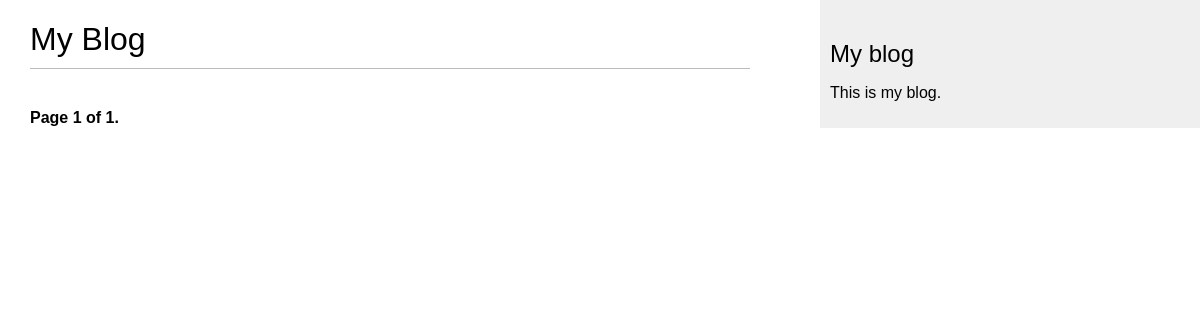
Page /blog/ on the earlier database version.
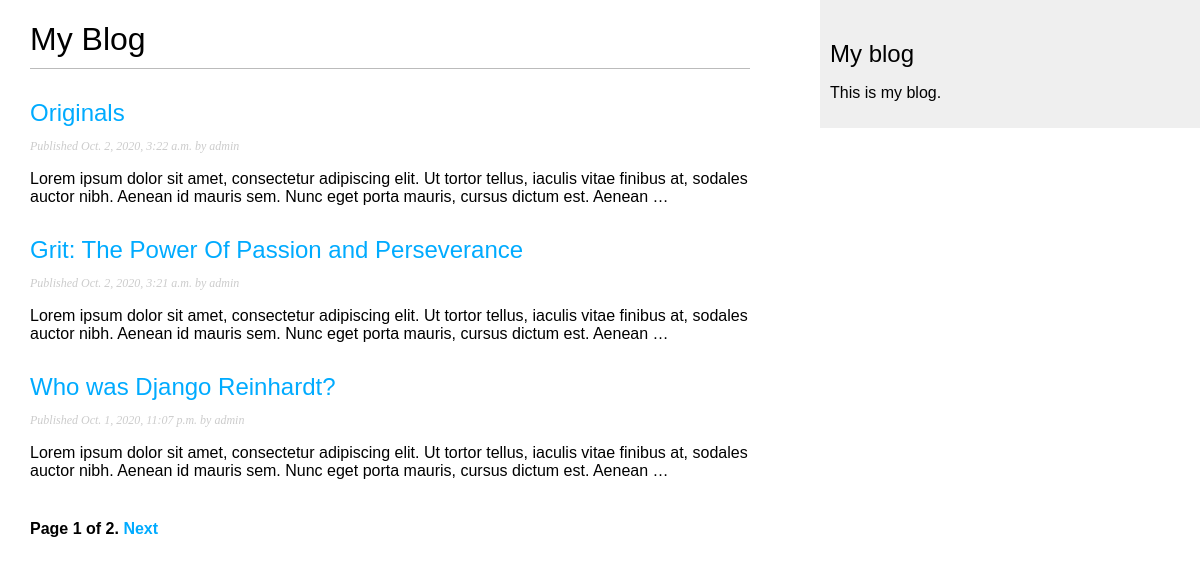
Same page on the later database version.
### blog/models.py (models this page shows, shortened)
class Post(models.Model):
  STATUS_CHOICES = (
    ('draft', 'Draft'),
    ('published', 'Published'),
  )
  title = models.CharField(max_length=250)
  slug = models.SlugField(max_length=250, unique_for_date='publish')
  author = models.ForeignKey(User, on_delete=models.CASCADE, related_name='blog_posts')
  body = models.TextField()
  publish = models.DateTimeField(default=timezone.now)
  created = models.DateTimeField(auto_now_add=True)
  updated = models.DateTimeField(auto_now=True)
  status = models.CharField(max_length=10, choices=STATUS_CHOICES, default='draft')
  class Meta:
    ordering = ('-publish',)
  objects = models.Manager()
  published = PublishedManager()
  def get_absolute_url(self):
    return reverse('blog:post_detail', args=[self.publish.year, self.publish.month, self.publish.day, self.slug])

### blog/views.py (the view)
# urls.py: path('', views.PostListView.as_view(), name='post_list'),
class PostListView(ListView):
  queryset = Post.published.all()
  context_object_name = 'posts'
  paginate_by = 3
  template_name = 'blog/post/list.html'

### blog/templates/blog/post/list.html (shortened to what this page needs)
{% extends "blog/base.html" %}
{% block content %}
  <h1>My Blog</h1>
  {% for post in posts %}
    <h2>
      <a href="{{ post.get_absolute_url }}">{{ post.title }}</a>
    </h2>
    <p class="date">Published {{ post.publish }} by {{ post.author }}</p>
    {{ post.body|truncatewords:30|linebreaks }}
  {% endfor %}
  {% include "pagination.html" with page=page_obj %}
{% endblock %}

### blog/templates/blog/base.html (shortened to what this page needs)
{% load static %}
<!DOCTYPE html>
<html lang="en">
<head>
  <link rel="stylesheet" href="{% static 'css/blog.css' %}">
</head>
<body>
  <div id="content">
    {% block content %}
    {% endblock %}
  </div>
  <div id="sidebar">
    <h2>My blog</h2>
    <p>This is my blog.</p>
  </div>
</body>
</html>

### blog/templates/pagination.html (shortened to what this page needs)
<div class="pagination">
  <span class="step-links">
    <span class="current">
      Page {{ page.number }} of {{ page.paginator.num_pages }}.
    </span>
    {% if page.has_next %}
      <a href="?page={{ page.next_page_number }}">Next</a>
    {% endif %}
  </span>
</div>

### blog/static/css/blog.css (style rules this page uses)
body { margin: 0; padding: 0; font-family: helvetica, sans-serif; }
a { color: #00abff; text-decoration: none; }
h1 { font-weight: normal; border-bottom: 1px solid #bbb; padding: 0 0 10px 0; }
h2 { font-weight: normal; margin: 30px 0 0; }
#content { float: left; width: 60%; padding: 0 0 0 30px; }
#sidebar { float: right; width: 30%; padding: 10px; background: #efefef; height: 100%; }
p.date { color: #ccc; font-family: georgia, serif; font-size: 12px; font-style: italic; }
.pagination { margin: 40px 0; font-weight: bold; }

Differences in the rows shown:
added Post: title "Originals", publish "Oct. 2, 2020, 3:22 a.m.", author "admin", body "Lorem ipsum dolor sit amet, consectetur adipiscing elit. Ut tortor tellus, iaculis vitae finibus at, sodales auctor nibh. Aenean id mauris sem. Nunc eget porta mauris, cursus dictum est. Aenean …"
added Post: title "Grit: The Power Of Passion and Perseverance", publish "Oct. 2, 2020, 3:21 a.m.", author "admin", body "Lorem ipsum dolor sit amet, consectetur adipiscing elit. Ut tortor tellus, iaculis vitae finibus at, sodales auctor nibh. Aenean id mauris sem. Nunc eget porta mauris, cursus dictum est. Aenean …"
added Post: title "Who was Django Reinhardt?", publish "Oct. 1, 2020, 11:07 p.m.", author "admin", body "Lorem ipsum dolor sit amet, consectetur adipiscing elit. Ut tortor tellus, iaculis vitae finibus at, sodales auctor nibh. Aenean id mauris sem. Nunc eget porta mauris, cursus dictum est. Aenean …"
Other differences:
{{ page.paginator.num_pages }}: "1" → "2"
text now shown: "Next"
